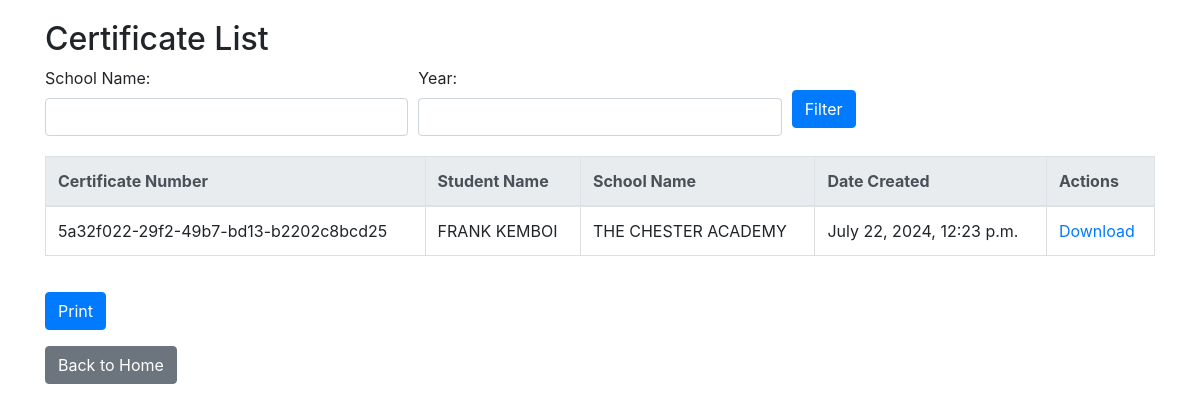
The app's page /certificate_list/, older data.
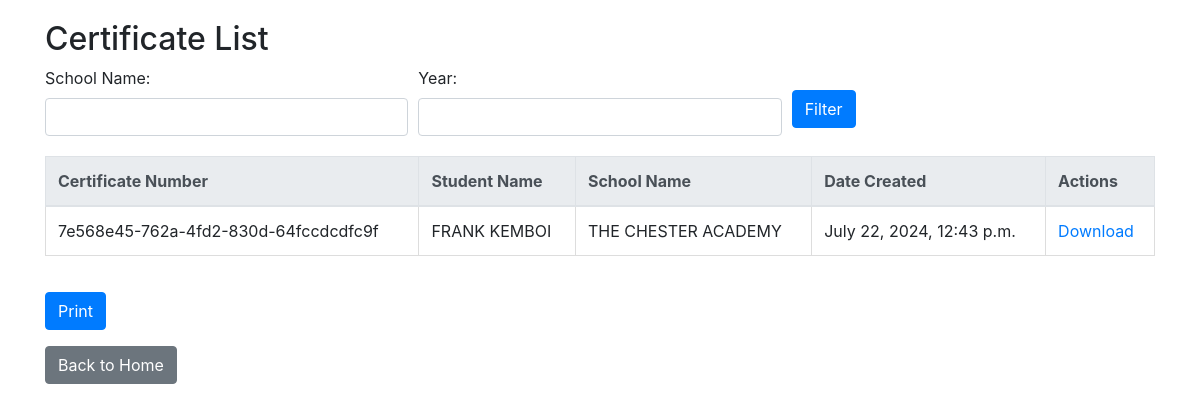
The same page, newer data.
### certificates/models.py (models this page shows, shortened)
class Student(models.Model):
    first_name = models.CharField(max_length=255)
    second_name = models.CharField(max_length=255)
    profile_picture = models.ImageField(upload_to='profile_pictures/')
    school = models.ForeignKey(School, on_delete=models.CASCADE)
    certificate_number = models.UUIDField(default=uuid.uuid4, editable=False, unique=True)
    date_created = models.DateTimeField(auto_now_add=True)

class School(models.Model):
    name = models.CharField(max_length=255)
    motto = models.CharField(max_length=255)
    vision_statement = models.TextField()
    logo = models.ImageField(upload_to='school_logos/')

### certificates/views.py (the view)
# urls.py: path('certificate_list/', views.certificate_list, name='certificate_list'),
def certificate_list(request):
    school_name = request.GET.get('school_name')
    year = request.GET.get('year')
    certificates = Student.objects.all()
    if school_name:
        certificates = certificates.filter(school__name__icontains=school_name)
    if year:
        certificates = certificates.filter(date_created__year=year)
    return render(request, 'certificates/certificate_list.html', {'certificates': certificates})

### certificates/templates/certificates/certificate_list.html (shortened to what this page needs)
<!DOCTYPE html>
<html>
<head>
    <link rel="stylesheet" href="https://stackpath.bootstrapcdn.com/bootstrap/4.5.2/css/bootstrap.min.css">
</head>
<body>
    <div class="container">
        <h2>Certificate List</h2>
        <form method="get" action="">
            <div class="form-row">
                <div class="col">
                    <label for="school_name">School Name:</label>
                    <input type="text" class="form-control" id="school_name" name="school_name">
                </div>
                <div class="col">
                    <label for="year">Year:</label>
                    <input type="text" class="form-control" id="year" name="year">
                </div>
                <div class="col">
                    <button type="submit" class="btn btn-primary mt-4">Filter</button>
                </div>
            </div>
        </form>
        <table class="table">
            <thead class="thead-light">
                <tr>
                    <th scope="col">Certificate Number</th>
                    <th scope="col">Student Name</th>
                    <th scope="col">School Name</th>
                    <th scope="col">Date Created</th>
                    <th scope="col">Actions</th>
                </tr>
            </thead>
            <tbody>
                {% for certificate in certificates %}
                    <tr>
                        <td>{{ certificate.certificate_number }}</td>
                        <td>{{ certificate.first_name }} {{ certificate.second_name }}</td>
                        <td>{{ certificate.school.name }}</td>
                        <td>{{ certificate.date_created }}</td>
                        <td><a href="{% url 'generate_certificate' certificate.id %}" class="action-link">Download</a></td>
                    </tr>
                {% empty %}
                    <tr>
                        <td colspan="5">No certificates found</td>
                    </tr>
                {% endfor %}
            </tbody>
        </table>
        <button class="btn btn-primary print-btn" onclick="window.print()">Print</button>
        <p><a href="{% url 'home' %}" class="btn btn-secondary mt-3">Back to Home</a></p>
    </div>
</body>
</html>

Row changes from the older to the newer data that the page shows:
removed Student: certificate_number "5a32f022-29f2-49b7-bd13-b2202c8bcd25", first_name "FRANK", second_name "KEMBOI", school.name "THE CHESTER ACADEMY", date_created "July 22, 2024, 12:23 p.m."
added Student: certificate_number "7e568e45-762a-4fd2-830d-64fccdcdfc9f", first_name "FRANK", second_name "KEMBOI", school.name "THE CHESTER ACADEMY", date_created "July 22, 2024, 12:43 p.m."
